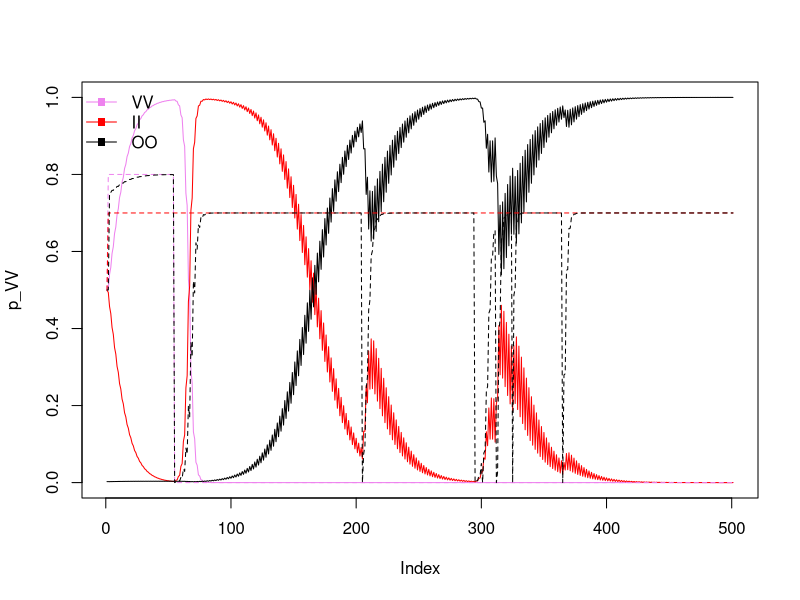

Write R code to recreate this figure.
###initial pop conditions
timesteps <- 500 #length of simulation

##parameters
bn <- 1   ##avg broodsize of adult with non-adaptive behavior
ba <- 4 ##avg broodsize of adult with adaptive behavior. ba > bn
p_as <- 0.01  #prob an adapted adult produces stressed offspring
p_ns <- 0.8  #prob an nonadapted adult produces stressed offspring
s <- 0.7	#prob individual learner succesfully acquires adaptive behavior
U <- 0.01 #prob environment changes states
mu_s <- 0.1	#mortality rate of social learners
mu_i <- 0.21 #mortality rate of individual learners
#mu_n <- 1 # excess mortality factor of non-adapted individuals (to be added at some point with overlapping generations)

#create bins to store recursion values for each type
#juveniles by genotype
n_VVJH <- rep(0,timesteps + 1)
n_VVJS <- rep(0,timesteps + 1)
n_IIJH <- rep(0,timesteps + 1)
n_IIJS <- rep(0,timesteps + 1)
n_OOJH <- rep(0,timesteps + 1)
n_OOJS <- rep(0,timesteps + 1)

#adults by genotype
n_VVAa <- rep(0,timesteps + 1)
n_VVAn <- rep(0,timesteps + 1)
n_IIAa <- rep(0,timesteps + 1)
n_IIAn <- rep(0,timesteps + 1)
n_OOAa <- rep(0,timesteps + 1)
n_OOAn <- rep(0,timesteps + 1)

#other bines
n_Aa <- rep(0,timesteps + 1)		#num adapted adults
n_An <- rep(0,timesteps + 1)		#num non-adapted adukts
N <- rep(0,timesteps + 1)		#total population size
u <- rep(0,timesteps + 1)		#prob environ changes
fa <- rep(0,timesteps + 1)		#weird fun-cundity metric for adapted vertical learners
fn <- rep(0,timesteps + 1)		#weird fun-cundity metric for nonadapted vertical learners

#initial simulation values
N0 <- 180
n_VVAa[1] <- 200
n_VVAn[1] <- 200
n_IIAa[1] <- 200
n_IIAn[1] <- 200
n_OOAa[1] <- 1
n_OOAn[1] <- 1
n_An[1] <- n_VVAn[1] + n_IIAn[1] + n_OOAn[1]
n_Aa[1] <- n_VVAa[1] + n_IIAa[1] + n_OOAa[1]

n_VVJH[1] <- 100
n_VVJS[1] <- 100
n_IIJH[1] <- 100
n_IIJS[1] <- 100
n_OOJH[1] <- .5
n_OOJS[1] <- .5

u[1] <- 0
N[1] <- n_VVAa[1] + n_VVAn[1] + n_IIAa[1] + n_IIAn[1] + n_OOAa[1] + n_OOAn[1] + n_VVJH[1] + n_VVJS[1] + n_IIJH[1] + n_IIJS[1] + n_OOJH[1] + n_OOJS[1] 
fa[1]<- (n_Aa[1]*ba)/(n_Aa[1]*ba + n_An[1]*bn)
fn[1]<- (n_An[1]*bn)/(n_Aa[1]*ba + n_An[1]*bn)
# fa[1]<- (n_VVAa[1])/(n_VVAa[1] + n_VVAn[1])
# fn[1]<- (n_VVAn[1])/(n_VVAa[1] + n_VVAn[1])
#recursions
for (t in 1:timesteps)
{
    # juvenile recruitment
    n_VVJH[t+1] <- (n_VVAa[t])*ba*(1-p_as) + (n_VVAn[t])*bn*(1-p_ns)
    n_VVJS[t+1] <- (n_VVAa[t])*ba*p_as + (n_VVAn[t])*bn*p_ns
    n_IIJH[t+1] <- (n_IIAa[t])*ba*(1-p_as) + (n_IIAn[t])*bn*(1-p_ns)
    n_IIJS[t+1] <- (n_IIAa[t])*ba*p_as + (n_IIAn[t])*bn*p_ns
    n_OOJH[t+1] <- (n_OOAa[t])*ba*(1-p_as) + (n_OOAn[t])*bn*(1-p_ns)
    n_OOJS[t+1] <- (n_OOAa[t])*ba*p_as + (n_OOAn[t])*bn*p_ns
    
    #adult recruitment
    n_VVAa[t+1] <- (n_VVJS[t] + n_VVJH[t])*(1-u[t])*fa[t]*(1-mu_s)
    n_VVAn[t+1] <- (n_VVJS[t] + n_VVJH[t])*((1-u[t])*fn[t] + u[t])*(1-mu_s)
    n_IIAa[t+1] <- (n_IIJS[t] + n_IIJH[t])*s*(1-mu_i)
    n_IIAn[t+1] <- (n_IIJS[t] + n_IIJH[t])*(1-s)*(1-mu_i)
    n_OOAa[t+1] <- (n_OOJS[t] + n_OOJH[t])*(n_Aa[t]/(n_Aa[t] + n_An[t]))*(1-u[t])*(1-mu_s)
    n_OOAn[t+1] <- (n_OOJS[t] + n_OOJH[t])*((1-u[t])*(n_An[t]/(n_Aa[t] + n_An[t])) + u[t])*(1-mu_s)
    
    # n_VVAa[t+1] <- (n_VVJS[t] + n_VVJH[t])*(1-u[t])*fa[t]
    # n_VVAn[t+1] <- (n_VVJS[t] + n_VVJH[t])*((1-u[t])*fn[t] + u[t])
    # n_IIAa[t+1] <- (n_IIJS[t] + n_IIJH[t])*s*(1-mu_i)
    # n_IIAn[t+1] <- (n_IIJS[t] + n_IIJH[t])*(1-s)*(1-mu_i)
    # n_OOAa[t+1] <- (n_OOJS[t] + n_OOJH[t])*(n_Aa[t]/(n_Aa[t] + n_An[t]))*(1-u[t])*(1-mu_s)
    # n_OOAn[t+1] <- (n_OOJS[t] + n_OOJH[t])*((1-u[t])*(n_An[t]/(n_Aa[t] + n_An[t])) + u[t])*(1-mu_s)
    
    n_Aa[t+1] <- n_VVAa[t+1] + n_IIAa[t+1] + n_OOAa[t+1]
    n_An[t+1] <- n_VVAn[t+1] + n_IIAn[t+1] + n_OOAn[t+1]
    N[t+1] <- n_VVAa[t+1] + n_VVAn[t+1] + n_IIAa[t+1] + n_IIAn[t+1] + n_OOAa[t+1] + n_OOAn[t+1] + n_VVJH[t+1] + n_VVJS[t+1] + n_IIJH[t+1] + n_IIJS[t+1] + n_OOJH[t+1] + n_OOJS[t+1]
    u[t+1] <- rbinom(n=1,prob=U,size=1) #sample environment changing
    # fa[t+1]<- (n_Aa[t+1]*ba)/(n_Aa[t+1]*ba + n_An[t+1]*bn)
    # fn[t+1]<- (n_An[t+1]*bn)/(n_Aa[t+1]*ba + n_An[t+1]*bn)
    fa[t+1]<- (n_VVAa[t+1])/(n_VVAa[t+1] + n_VVAn[t+1])
    fn[t+1]<- (n_VVAn[t+1])/(n_VVAa[t+1] + n_VVAn[t+1])
}

# compute proportions of each strategy for summary plot
p_VV <- ( n_VVJH + n_VVJS + n_VVAa + n_VVAn ) / N
p_II <- ( n_IIJH + n_IIJS + n_IIAa + n_IIAn ) / N
p_OO <- ( n_OOJH + n_OOJS + n_OOAa + n_OOAn ) / N

q_VV <-  n_VVAa / ( n_VVAa + n_VVAn )
q_II <-  n_IIAa / ( n_IIAa + n_IIAn )
q_OO <-  n_OOAa / ( n_OOAa + n_OOAn )

# q_VV <-  n_VVAa / ( n_VVAa + n_VVAn + n_IIAa + n_IIAn + n_OOAa + n_OOAn)
# q_II <-  n_IIAa / ( n_VVAa + n_VVAn + n_IIAa + n_IIAn + n_OOAa + n_OOAn)
# q_OO <-  n_OOAa / ( n_VVAa + n_VVAn + n_IIAa + n_IIAn + n_OOAa + n_OOAn)


plot( p_VV , ylim=c(0,1) , type="l" , col="violet")
lines( 1:length(p_II) , p_II , col="red" )
lines( 1:length(p_OO) , p_OO , col="black")

lines( 1:length(q_VV) , q_VV , lty=2 , col="violet")
lines( 1:length(q_II) , q_II , lty=2 , col="red" )
lines( 1:length(q_OO) , q_OO , lty=2 , col="black")

legend("topleft" , c("VV", "II", "OO") , lty=1 , lwd=c(1,1,1) , col=c("violet", "red", "black" ) , pch=c(15,15,15) ,bty='n')


# age structure
# p_JVV <- ( n_VVJS + n_VVJH ) / ( n_VVJH + n_VVJS + n_VVAa + n_VVAn )
# p_AVV <- ( n_VVAa + n_VVAn ) / ( n_VVJH + n_VVJS + n_VVAa + n_VVAn )
# plot( p_JVV , ylim=c(0,1) , type="l" )

# p_JII <- ( n_IIJS + n_IIJH ) / ( n_IIJH + n_IIJS + n_IIAa + n_IIAn )
# p_AII <- ( n_IIAa + n_IIAn ) / ( n_IIJH + n_IIJS + n_IIAa + n_IIAn )
# plot( p_JII , ylim=c(0,1) , type="l" )

# p_JOO <- ( n_OOJS + n_OOJH ) / ( n_OOJH + n_OOJS + n_OOAa + n_OOAn )
# p_AOO <- ( n_OOAa + n_OOAn ) / ( n_OOJH + n_OOJS + n_OOAa + n_OOAn )
# plot( p_JOO , ylim=c(0,1) , type="l" )


